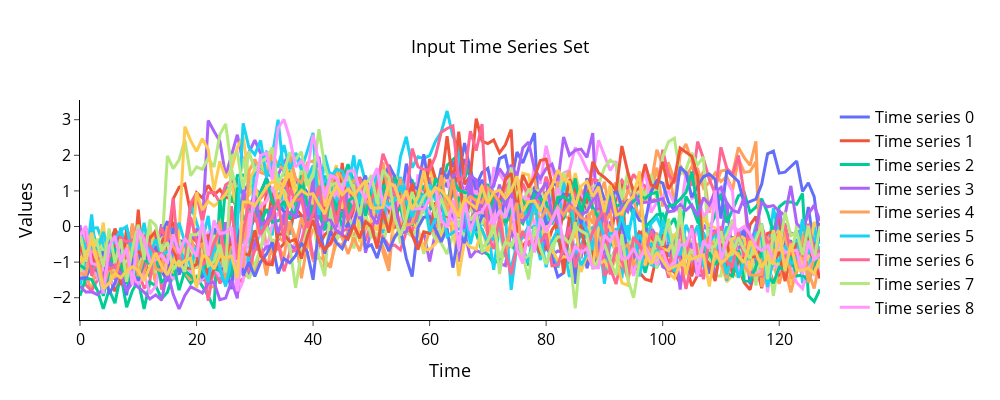

Notebook source saved alongside this figure:
### Markdown cell above
Выполните визуализацию по одному временному ряду из каждого класса. Для этого используйте функцию `plot_ts()` из модуля *plots.py*.

### Code cell
# INSERT YOUR CODE
plot_ts(ts_set)
